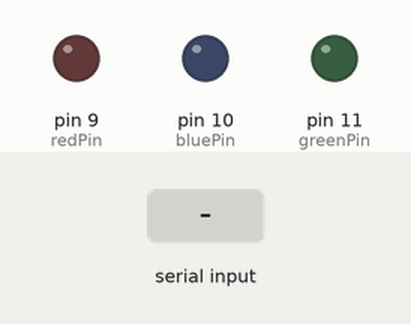
The sketch below on a simulated Arduino Uno, built with avr-gcc and run on an emulated ATmega328P. Parts: output pins drawn as LEDs (lit = HIGH). Inputs (shaded band) come from the test bench.

Above: at 1.2 s.
1.3 s: "a" received over Serial
At 2.2 s:
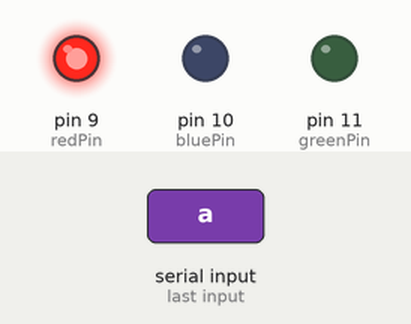
2.8 s: "b" received over Serial
At 3.3 s:
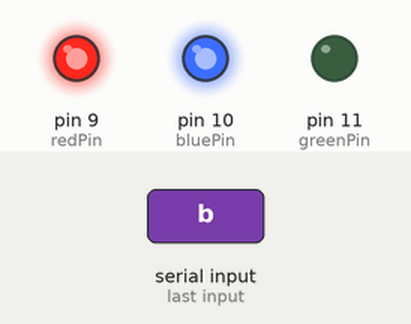
4.3 s: "c" received over Serial
At 5.5 s:
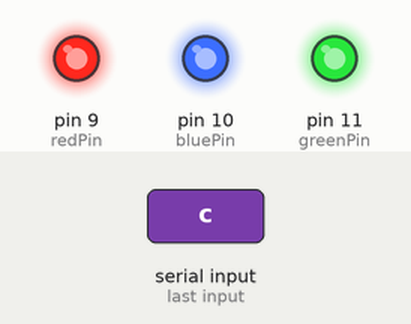
5.8 s: "d" received over Serial
At 6.8 s:
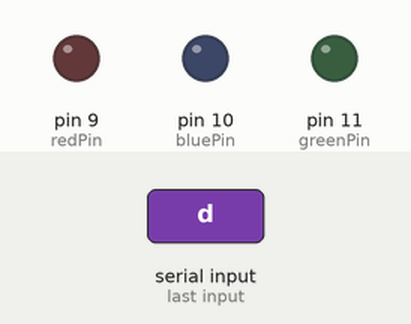
7.3 s: "b" received over Serial
At 8.0 s:
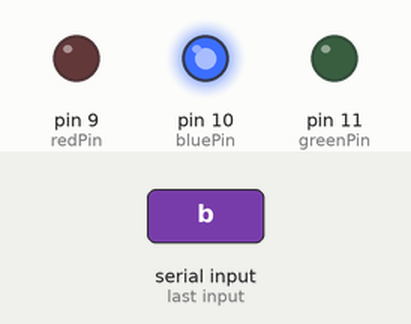
8.8 s: "c" received over Serial
At 9.1 s:
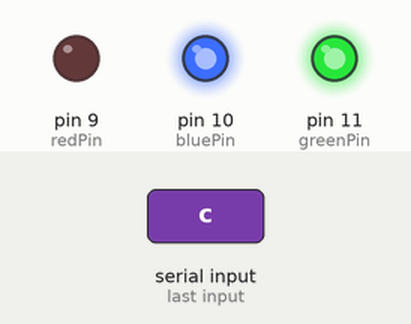
Timing chart, 0 to 11.3 s (numbered marks = the images above; inputs shaded):
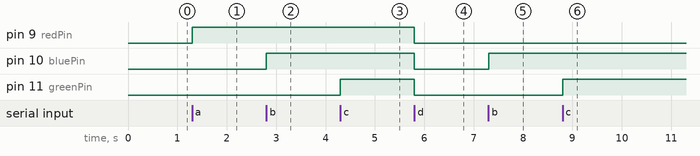

Measured:
- after the input at 1.3 s, pin 9 (redPin): LOW → HIGH at once
- after the input at 2.8 s, pin 10 (bluePin): LOW → HIGH at once
- after the input at 4.3 s, pin 11 (greenPin): LOW → HIGH at once
- after the input at 5.8 s, pin 9 (redPin), pin 10 (bluePin), pin 11 (greenPin): HIGH → LOW at once
- after the input at 7.3 s, pin 10 (bluePin): LOW → HIGH at once
- after the input at 8.8 s, pin 11 (greenPin): LOW → HIGH at once

The sketch:

LED_Control.ino
```cpp
/*
 _   _  _       _  _     _____  _              _    _               _      _
| | | |(_)     (_)| |   |_   _|| |            | |  | |             | |    | |
| | | | _  ___  _ | |_    | |  | |__    ___   | |  | |  ___   _ __ | |  __| |
| | | || |/ __|| || __|   | |  | '_ \  / _ \  | |/\| | / _ \ | '__|| | / _` |
\ \_/ /| |\__ \| || |_    | |  | | | ||  __/  \  /\  /| (_) || |   | || (_| |
 \___/ |_||___/|_| \__|   \_/  |_| |_| \___|   \/  \/  \___/ |_|   |_| \__,_|

 https://github.com/LiquidGalaxyLAB/Visit-the-World
 By: Otávio Oliveira
-------------------------------------------------------------
 */
//Definition of the pins for the leds
const int redPin=9;
const int bluePin=10;
const int greenPin=11;

void setup() {

  Serial.begin(9600);
  pinMode(redPin, OUTPUT);
  pinMode(bluePin, OUTPUT);
  pinMode(greenPin, OUTPUT);

  digitalWrite(redPin,LOW);
  digitalWrite(bluePin,LOW);
  digitalWrite(greenPin,LOW);
}

void loop() {

      char pin = Serial.read();

      if(pin == 'a')
       {
         digitalWrite(redPin,HIGH);
       }
        else if(pin == 'b')
             {
               digitalWrite(bluePin,HIGH);
             }
              else if(pin == 'c')
                   {
                     digitalWrite(greenPin,HIGH);
                   }
                    else if(pin == 'd')
                         {
                           digitalWrite(redPin,LOW);
                           digitalWrite(bluePin,LOW);
                           digitalWrite(greenPin,LOW);
                         }

}
```
